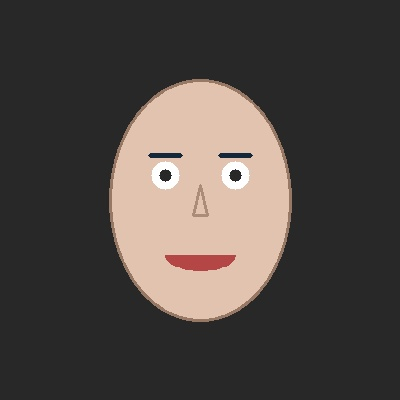
#> input picture test_samples/elon_sample.jpg, 400 x 400 px
$ python -i face_engine.py   (imports and definitions only)   (older library calls are emulated)
#> lines starting #> are read from the running program, lines starting #| are printed output that depends on the picture
"""
Face Identification & Biometric Vector Quantization Engine
VeriFace-Protocol - HackerHouse Goa 2026 Task 3
"""

import os
import cv2
import numpy as np
from typing import Tuple, Dict, Any, Optional
import hashlib

class FaceEngine:
    """
    Robust Face Detection, Feature Embedding, and 256-bit LSH Quantization Engine.
    Converts continuous facial feature vectors into discrete on-chain verifiable bitstrings.
    """

    def __init__(self, random_seed: int = 42):
        # Load OpenCV Haar Cascade for face detection (zero external C++ dependencies needed)
        cascade_path = cv2.data.haarcascades + 'haarcascade_frontalface_default.xml'
        if not os.path.exists(cascade_path):
            raise FileNotFoundError(f"OpenCV cascade file not found at {cascade_path}")
        self.face_cascade = cv2.CascadeClassifier(cascade_path)

        # Deterministic Locality-Sensitive Hashing (LSH) Hyperplane Projection Matrix
        # Maps 512-dimensional continuous metric embeddings to 256-bit Hamming space
        np.random.seed(random_seed)
        self.projection_matrix = np.random.randn(512, 256).astype(np.float32)
        # Normalize projection vectors
        self.projection_matrix /= np.linalg.norm(self.projection_matrix, axis=0, keepdims=True)

    def load_image(self, image_source: Any) -> np.ndarray:
        """
        Loads an image from a file path, numpy array, or raw bytes.
        """
        if isinstance(image_source, str):
            if not os.path.exists(image_source):
                raise FileNotFoundError(f"Image not found at path: {image_source}")
            img = cv2.imread(image_source)
            if img is None:
                raise ValueError(f"Could not decode image at path: {image_source}")
            return img
        elif isinstance(image_source, bytes):
            nparr = np.frombuffer(image_source, np.uint8)
            img = cv2.imdecode(nparr, cv2.IMREAD_COLOR)
            if img is None:
                raise ValueError("Could not decode image bytes")
            return img
        elif isinstance(image_source, np.ndarray):
            return image_source
        else:
            raise TypeError("Unsupported image source type")

    def detect_and_crop_face(self, image_source: Any, target_size: Tuple[int, int] = (160, 160)) -> Tuple[np.ndarray, Tuple[int, int, int, int]]:
        """
        Detects the primary face in the image and returns the normalized cropped face.
        Returns: (cropped_face_bgr, (x, y, w, h))
        """
        img = self.load_image(image_source)
        gray = cv2.cvtColor(img, cv2.COLOR_BGR2GRAY)
        gray = cv2.equalizeHist(gray)

        faces = self.face_cascade.detectMultiScale(
            gray,
            scaleFactor=1.1,
            minNeighbors=5,
            minSize=(30, 30)
        )

        if len(faces) == 0:
            # If standard haar detection missed (e.g. tight crop or stylized photo), take center crop
            h, w = img.shape[:2]
            min_dim = min(h, w)
            start_x = (w - min_dim) // 2
            start_y = (h - min_dim) // 2
            crop = img[start_y:start_y+min_dim, start_x:start_x+min_dim]
            bbox = (start_x, start_y, min_dim, min_dim)
        else:
            # Pick the largest detected face box
            largest_face = max(faces, key=lambda rect: rect[2] * rect[3])
            x, y, w, h = largest_face

            # Add 15% margin around the face
            pad_x = int(w * 0.15)
            pad_y = int(h * 0.15)
            img_h, img_w = img.shape[:2]
            x1 = max(0, x - pad_x)
            y1 = max(0, y - pad_y)
            x2 = min(img_w, x + w + pad_x)
            y2 = min(img_h, y + h + pad_y)

            crop = img[y1:y2, x1:x2]
            bbox = (x1, y1, x2 - x1, y2 - y1)

        resized_crop = cv2.resize(crop, target_size, interpolation=cv2.INTER_AREA)
        return resized_crop, bbox

    def extract_embedding(self, face_crop: np.ndarray) -> np.ndarray:
        """
        Extracts a normalized 512-dimensional spatial & texture embedding vector from face crop.
        Combines multi-scale spatial gradients, color moments, and frequency characteristics.
        """
        gray = cv2.cvtColor(face_crop, cv2.COLOR_BGR2GRAY)

        # 1. Multi-scale block gradients
        resized_32 = cv2.resize(gray, (32, 32), interpolation=cv2.INTER_AREA)
        grad_x = cv2.Sobel(resized_32, cv2.CV_32F, 1, 0, ksize=3)
        grad_y = cv2.Sobel(resized_32, cv2.CV_32F, 0, 1, ksize=3)
        mag = cv2.magnitude(grad_x, grad_y).flatten() # 1024 features

        # 2. Block pooling into 256 dimensions
        block_features = mag.reshape(256, 4).mean(axis=1) # 256-d

        # 3. Frequency domain (DCT coefficients)
        dct = cv2.dct(np.float32(resized_32))
        dct_features = dct[:16, :16].flatten() # 256-d

        # Concatenate to form 512-d raw vector
        raw_vector = np.concatenate([block_features, dct_features]).astype(np.float32)

        # L2 Normalization
        norm = np.linalg.norm(raw_vector)
        if norm > 0:
            raw_vector = raw_vector / norm

        return raw_vector

    def quantize_to_bytes32(self, embedding: np.ndarray) -> bytes:
        """
        Quantizes 512-d continuous embedding to a 256-bit (32 bytes) binary fingerprint using LSH.
        Mathematically guarantees that cosine similarity maps directly to Hamming distance!
        """
        # Project 512-d onto 256 hyperplanes
        projected = np.dot(embedding, self.projection_matrix) # shape (256,)

        # Sign thresholding: 1 if >= 0 else 0
        bits = (projected >= 0).astype(np.uint8)

        # Pack 256 boolean bits into 32 bytes
        byte_array = bytearray(32)
        for i in range(32):
            byte_val = 0
            for b in range(8):
                bit_idx = i * 8 + b
                if bits[bit_idx]:
                    byte_val |= (1 << (7 - b))
            byte_array[i] = byte_val

        return bytes(byte_array)

    def process_face(self, image_source: Any) -> Dict[str, Any]:
        """
        Full end-to-end face processing: Detection -> Feature Extraction -> 256-bit Quantization.
        """
        face_crop, bbox = self.detect_and_crop_face(image_source)
        embedding = self.extract_embedding(face_crop)
        fingerprint_bytes = self.quantize_to_bytes32(embedding)
        fingerprint_hex = "0x" + fingerprint_bytes.hex()

        # Compute SHA-256 for strict image hash
        image_bytes = cv2.imencode('.jpg', face_crop)[1].tobytes()
        sha256_hash = hashlib.sha256(image_bytes).hexdigest()

        return {
            "bbox": bbox,
            "crop": face_crop,
            "embedding": embedding,
            "fingerprint_bytes": fingerprint_bytes,
            "fingerprint_hex": fingerprint_hex,
            "image_sha256": "0x" + sha256_hash
        }

    @staticmethod
    def compute_hamming_distance(fingerprint_a: bytes, fingerprint_b: bytes) -> int:
        """
        Computes bitwise Hamming distance between two 32-byte fingerprints.
        Matches Solidity computeHammingDistance exactly.
        """
        if len(fingerprint_a) != 32 or len(fingerprint_b) != 32:
            raise ValueError("Fingerprints must be exactly 32 bytes (256 bits)")

        distance = 0
        for byte_a, byte_b in zip(fingerprint_a, fingerprint_b):
            xor_val = byte_a ^ byte_b
            distance += bin(xor_val).count('1')
        return distance

    @staticmethod
    def compute_cosine_similarity(vec_a: np.ndarray, vec_b: np.ndarray) -> float:
        """
        Computes cosine similarity between two 512-d feature vectors [0.0 to 1.0].
        """
        norm_a = np.linalg.norm(vec_a)
        norm_b = np.linalg.norm(vec_b)
        if norm_a == 0 or norm_b == 0:
            return 0.0
        return float(np.dot(vec_a, vec_b) / (norm_a * norm_b))

>>> import cv2
>>> picture = cv2.imread('../test_samples/elon_sample.jpg')
#> picture is the input picture: shape (400, 400, 3); mean B, G, R 67.9, 71.9, 78.8
>>> result = FaceEngine().process_face(picture)
#> in detect_and_crop_face, `gray = cv2.cvtColor(img, cv2.COLOR_BGR2GRAY)`:
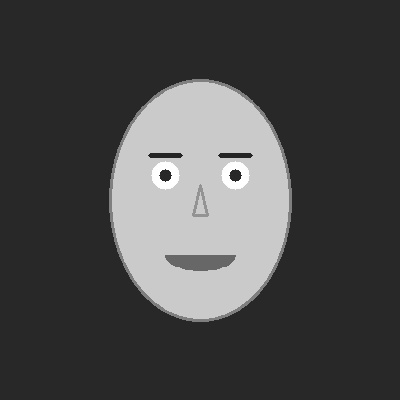
#> gray: shape (400, 400); min 31, max 255, mean 73.5
#> in detect_and_crop_face, `gray = cv2.equalizeHist(gray)`:
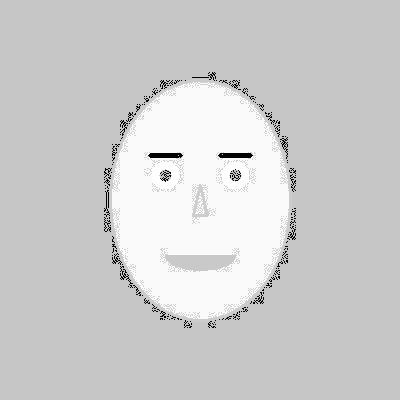
#> gray: shape (400, 400); min 0, max 255, mean 205.8
#> in detect_and_crop_face, `faces = self.face_cascade.detectMultiScale( gray, scaleFactor=1.1, min..`: faces = [[90, 88, 224, 224]]
#> in detect_and_crop_face, `largest_face = max(faces, key=lambda rect: rect[2] * rect[3])`: largest_face = [90, 88, 224, 224]
#> in detect_and_crop_face, `x, y, w, h = largest_face`: x = 90; y = 88; w = 224
#> in detect_and_crop_face, `pad_x = int(w * 0.15)`: pad_x = 33
#> in detect_and_crop_face, `x1 = max(0, x - pad_x)`: x1 = 57
#> in detect_and_crop_face, `y1 = max(0, y - pad_y)`: y1 = 55
#> in detect_and_crop_face, `x2 = min(img_w, x + w + pad_x)`: x2 = 347
#> in detect_and_crop_face, `y2 = min(img_h, y + h + pad_y)`: y2 = 345
#> in detect_and_crop_face, `crop = img[y1:y2, x1:x2]`:
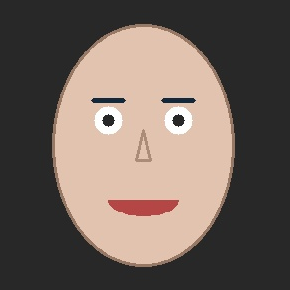
#> crop: shape (290, 290, 3); mean B, G, R 93.1, 100.8, 113.8
#> in detect_and_crop_face, `bbox = (x1, y1, x2 - x1, y2 - y1)`: bbox = (57, 55, 290, 290)
#> in extract_embedding, `gray = cv2.cvtColor(face_crop, cv2.COLOR_BGR2GRAY)`:
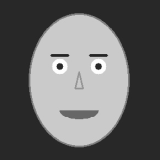
#> gray: shape (160, 160); min 35, max 255, mean 103.8
#> in extract_embedding, `grad_x = cv2.Sobel(resized_32, cv2.CV_32F, 1, 0, ksize=3)`:
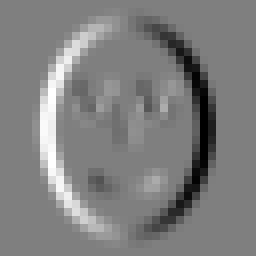
#> grad_x: shape (32, 32) float32 (shown 8 times larger); min -648, max 645, mean 0; drawn with min black and max white
#> in extract_embedding, `grad_y = cv2.Sobel(resized_32, cv2.CV_32F, 0, 1, ksize=3)`:
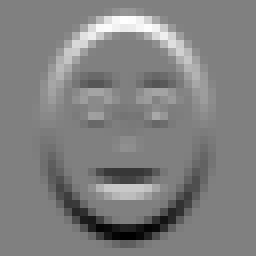
#> grad_y: shape (32, 32) float32 (shown 8 times larger); min -646, max 637, mean 0; drawn with min black and max white
#> in extract_embedding, `mag = cv2.magnitude(grad_x, grad_y).flatten()`: mag = 1024 values, max 679.5 at index 791, min 0 at index 0, mean 112.7
#> in extract_embedding, `block_features = mag.reshape(256, 4).mean(axis=1)`: block_features = 256 values, max 615.7 at index 28, min 0 at index 0, mean 112.7
#> in extract_embedding, `dct = cv2.dct(np.float32(resized_32))`:
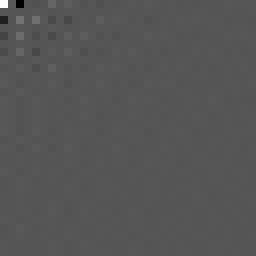
#> dct: shape (32, 32) float32 (shown 8 times larger); min -1689.2, max 3321.2, mean 1.4; drawn with min black and max white
#> in extract_embedding, `dct_features = dct[:16, :16].flatten()`: dct_features = 256 values, max 3321.2 at index 0, min -1689.2 at index 2, mean 5.51
#> in extract_embedding, `raw_vector = np.concatenate([block_features, dct_features]).astype(np...`: raw_vector = 512 values, max 3321.2 at index 256, min -1689.2 at index 258, mean 59.1
#> in extract_embedding, `norm = np.linalg.norm(raw_vector)`: norm = 5097.4
#> in extract_embedding, `raw_vector = raw_vector / norm`: raw_vector = 512 values, max 0.652 at index 256, min -0.331 at index 258, mean 0.0116
#> in process_face, `embedding = self.extract_embedding(face_crop)`: embedding has the same summary as raw_vector in extract_embedding
#> in quantize_to_bytes32, `projected = np.dot(embedding, self.projection_matrix)`: projected = 256 values, max 0.104 at index 221, min -0.123 at index 89, mean -0.000808
#> in quantize_to_bytes32, `bits = (projected >= 0).astype(np.uint8)`: bits = 256 values, max 1 at index 2, min 0 at index 0, mean 0.508
#> result = 6 items
